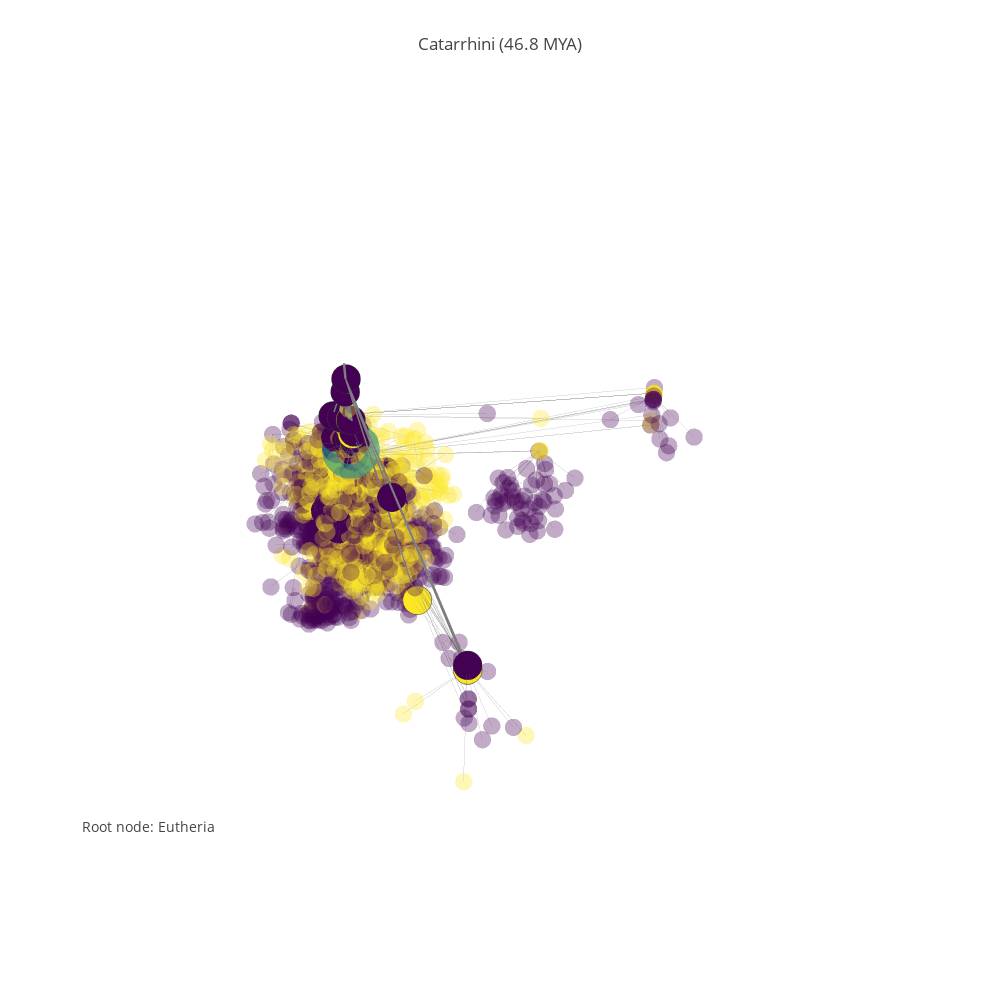

Here is the notebook cell this chart was saved with:
### Code cell
#pgp.plot_data
#pgp.render_plot()
#pgp.render_plot(publish=True, filename="Mammals")
pgp.refocus(focus_node)

### Figure 1 — Plotly figure (JSON) as saved in the notebook; plotly's stock layout.template omitted (floating-point values rounded to 4 significant figures; data arrays with more than 128 entries replaced by an {"elided": "..."} marker saying what was removed)
{"data": [{"hoverinfo": "none", "line": {"color": "rgb(125,125,125)", "width": 5}, "mode": "lines", "type": "scatter3d", "uid": "a720ea10-d492-11e8-9552-f45c89a09993", "x": [0.2487, 0.2487, null], "y": [-0.4738, -0.4738, null], "z": [5.338, 0.8307, null]}, {"mode": "text", "text": ["1 MYA", "5 MYA", "20 MYA", "50 MYA", "150 MYA"], "type": "scatter3d", "uid": "a72261a6-d492-11e8-aa6d-f45c89a09993", "x": [0.2487, 0.2487, 0.2487], "y": [-0.4738, -0.4738, -0.4738], "z": [0.6931, 1.792, 3.045, 3.932, 5.017]}, {"hoverinfo": "none", "line": {"color": "rgb(125,125,125)", "width": 1}, "mode": "lines", "opacity": 0.33, "type": "scatter3d", "uid": "a7226522-d492-11e8-9764-f45c89a09993", "x": {"elided": "4764 float values"}, "y": {"elided": "4764 float values"}, "z": {"elided": "4764 float values"}}, {"hoverinfo": "text", "marker": {"color": {"elided": "1588 int values"}, "colorscale": "Viridis", "opacity": 0.33, "size": 6, "symbol": "circle"}, "mode": "markers", "name": "actors", "text": {"elided": "1588 str values"}, "textfont": {"color": "#ff7f0e", "family": "sans serif", "size": 18}, "type": "scatter3d", "uid": "a7226b7e-d492-11e8-83b2-f45c89a09993", "x": {"elided": "1588 float values"}, "y": {"elided": "1588 float values"}, "z": {"elided": "1588 float values"}}, {"hoverinfo": "none", "line": {"color": "rgb(125,125,125)", "width": 3}, "mode": "lines", "opacity": 1, "type": "scatter3d", "uid": "a7226e00-d492-11e8-ac93-f45c89a09993", "x": {"elided": "225 float values"}, "y": {"elided": "225 float values"}, "z": {"elided": "225 float values"}}, {"hoverinfo": "text", "marker": {"color": [0, 0, 0, 0, 0, 0, 0, 0, 0, 0, 0, 0, 0, 0, 0, 0, 0, 0, 0, 0, 0, 0, 0, 0, 0, 0, 0, 0, 0, 0, 0, 0, 2, 2, 0, 0, 2, 2, 2, 2, 0, 0, 0, 0, 0, 0, 0, 0, 0, 0, 0, 0, 0, 0, 0, 0, 0, 0, 0, 0, 0, 0, 0, 2, 0, 2, 0, 0, 0, 0, 0, 0, 2, 2, 0, 0, 2], "colorscale": "Viridis", "line": {"color": "rgb(50,50,50)", "width": 0.5}, "size": 10, "symbol": "circle"}, "mode": "markers", "name": "actors", "text": ["<a href=\"https://en.wikipedia.org/wiki/Eutheria\">Eutheria -- 15997 (161.0 MYA)</a>", "<a href=\"https://en.wikipedia.org/wiki/Edentata\">Edentata -- 15953 (59.0 MYA)</a>", "<a href=\"https://en.wikipedia.org/wiki/Pholidota\">Pholidota -- 15954 (66.0 MYA)</a>", "<a href=\"https://en.wikipedia.org/wiki/Glires\">Glires -- 15957 (66.0 MYA)</a>", "<a href=\"https://en.wikipedia.org/wiki/Lagomorpha\">Lagomorpha -- 15958 (55.0 MYA)</a>", "<a href=\"https://en.wikipedia.org/wiki/Rodentia\">Rodentia -- 15959 (55.0 MYA)</a>", "<a href=\"https://en.wikipedia.org/wiki/Macroscelididae\">Macroscelididae -- 15960 (80.5 MYA)</a>", "<a href=\"https://en.wikipedia.org/wiki/Primates\">Primates -- 15963 (55.0 MYA)</a>", "<a href=\"https://en.wikipedia.org/wiki/Catarrhini\">Catarrhini -- 16293 (46.8 MYA)</a>", "<a href=\"https://en.wikipedia.org/wiki/Cercopithecidae\">Cercopithecidae -- 16297 (35.0 MYA)</a>", "<a href=\"https://en.wikipedia.org/wiki/Macaca\">Macaca -- 16383 (17.5 MYA)</a>", "<a href=\"https://en.wikipedia.org/wiki/Cercocebus\">Cercocebus -- 16386 (17.5 MYA)</a>", "<a href=\"https://en.wikipedia.org/wiki/Mandrillus\">Mandrillus -- 16387 (17.5 MYA)</a>", "<a href=\"https://en.wikipedia.org/wiki/Papio\">Papio -- 16389 (17.5 MYA)</a>", "<a href=\"https://en.wikipedia.org/wiki/Theropithecus\">Theropithecus -- 16390 (17.5 MYA)</a>", "<a href=\"https://en.wikipedia.org/wiki/Cercopithecus\">Cercopithecus -- 16394 (17.5 MYA)</a>", "<a href=\"https://en.wikipedia.org/wiki/Erythrocebus\">Erythrocebus -- 16395 (17.5 MYA)</a>", "<a href=\"https://en.wikipedia.org/wiki/Miopithecus\">Miopithecus -- 16396 (17.5 MYA)</a>", "<a href=\"https://en.wikipedia.org/wiki/Allenopithecus\">Allenopithecus -- 16397 (17.5 MYA)</a>", "<a href=\"https://en.wikipedia.org/wiki/Collobus\">Collobus -- 16400 (17.5 MYA)</a>", "<a href=\"https://en.wikipedia.org/wiki/Procolobus\">Procolobus -- 16401 (17.5 MYA)</a>", "<a href=\"https://en.wikipedia.org/wiki/Pygathrix\">Pygathrix -- 16403 (17.5 MYA)</a>", "<a href=\"https://en.wikipedia.org/wiki/Simias\">Simias -- 16406 (17.5 MYA)</a>", "<a href=\"https://en.wikipedia.org/wiki/Nasalis\">Nasalis -- 16407 (17.5 MYA)</a>", "<a href=\"https://en.wikipedia.org/wiki/Presbytis\">Presbytis -- 16408 (17.5 MYA)</a>", "<a href=\"https://en.wikipedia.org/wiki/Hominidae\">Hominidae -- 16299 (23.4 MYA)</a>", "<a href=\"https://en.wikipedia.org/wiki/Pongo\">Pongo -- 16410 (11.7 MYA)</a>", "<a href=\"https://en.wikipedia.org/wiki/Pongo abelii\">Pongo abelii -- 65353 (5.8 MYA)</a>", "<a href=\"https://en.wikipedia.org/wiki/Pongo pygmaeus\">Pongo pygmaeus -- 65354 (5.8 MYA)</a>", "<a href=\"https://en.wikipedia.org/wiki/Pan\">Pan -- 16413 (11.7 MYA)</a>", "<a href=\"https://en.wikipedia.org/wiki/Pan paniscus\">Pan paniscus -- 26564 (5.8 MYA)</a>", "<a href=\"https://en.wikipedia.org/wiki/Pan troglodytes\">Pan troglodytes -- 26565 (5.8 MYA)</a>", "<a href=\"https://en.wikipedia.org/wiki/Ardipithecus\">Ardipithecus -- 16415 (6.0 MYA)</a>", "<a href=\"https://en.wikipedia.org/wiki/Australopithecus\">Australopithecus -- 16417 (11.7 MYA)</a>", "<a href=\"https://en.wikipedia.org/wiki/Homo\">Homo -- 16418 (11.7 MYA)</a>", "<a href=\"https://en.wikipedia.org/wiki/Homo sapiens\">Homo sapiens -- 16421 (5.8 MYA)</a>", "<a href=\"https://en.wikipedia.org/wiki/Homo erectus\">Homo erectus -- 16422 (5.8 MYA)</a>", "<a href=\"https://en.wikipedia.org/wiki/Homo ergaster\">Homo ergaster -- 16423 (5.8 MYA)</a>", "<a href=\"https://en.wikipedia.org/wiki/Homo rudolfensis\">Homo rudolfensis -- 16424 (5.8 MYA)</a>", "<a href=\"https://en.wikipedia.org/wiki/Homo habilis\">Homo habilis -- 16425 (5.8 MYA)</a>", "<a href=\"https://en.wikipedia.org/wiki/Gorilla\">Gorilla -- 16419 (11.7 MYA)</a>", "<a href=\"https://en.wikipedia.org/wiki/Gorilla beringei\">Gorilla beringei -- 65355 (5.8 MYA)</a>", "<a href=\"https://en.wikipedia.org/wiki/Gorilla gorilla\">Gorilla gorilla -- 65356 (5.8 MYA)</a>", "<a href=\"https://en.wikipedia.org/wiki/Hylobatidae\">Hylobatidae -- 16300 (23.4 MYA)</a>", "<a href=\"https://en.wikipedia.org/wiki/Hylobates\">Hylobates -- 16429 (11.7 MYA)</a>", "<a href=\"https://en.wikipedia.org/wiki/Hylobates agilis\">Hylobates agilis -- 16433 (11.7 MYA)</a>", "<a href=\"https://en.wikipedia.org/wiki/Hylobates lar\">Hylobates lar -- 16434 (11.7 MYA)</a>", "<a href=\"https://en.wikipedia.org/wiki/Hylobates muelleri\">Hylobates muelleri -- 16435 (11.7 MYA)</a>", "<a href=\"https://en.wikipedia.org/wiki/Hylobates moloch\">Hylobates moloch -- 16436 (11.7 MYA)</a>", "<a href=\"https://en.wikipedia.org/wiki/Hylobates pileatus\">Hylobates pileatus -- 16437 (11.7 MYA)</a>", "<a href=\"https://en.wikipedia.org/wiki/Hylobates klossii\">Hylobates klossii -- 16438 (11.7 MYA)</a>", "<a href=\"https://en.wikipedia.org/wiki/Bunopithecus hoolock\">Bunopithecus hoolock -- 16439 (11.7 MYA)</a>", "<a href=\"https://en.wikipedia.org/wiki/Symphalangus syndactylus\">Symphalangus syndactylus -- 16440 (11.7 MYA)</a>", "<a href=\"https://en.wikipedia.org/wiki/Nomascus\">Nomascus -- 112088 (11.7 MYA)</a>", "<a href=\"https://en.wikipedia.org/wiki/Nomascus gabriellae\">Nomascus gabriellae -- 112090 (11.7 MYA)</a>", "<a href=\"https://en.wikipedia.org/wiki/Nomascus hainanus\">Nomascus hainanus -- 112091 (11.7 MYA)</a>", "<a href=\"https://en.wikipedia.org/wiki/Nomascus leucogenys\">Nomascus leucogenys -- 112092 (11.7 MYA)</a>", "<a href=\"https://en.wikipedia.org/wiki/Nomascus siki\">Nomascus siki -- 112093 (11.7 MYA)</a>", "<a href=\"https://en.wikipedia.org/wiki/Nomascus concolor\">Nomascus concolor -- 16441 (11.7 MYA)</a>", "<a href=\"https://en.wikipedia.org/wiki/Scandentia\">Scandentia -- 15964 (45.0 MYA)</a>", "<a href=\"https://en.wikipedia.org/wiki/Chiroptera\">Chiroptera -- 15966 (55.0 MYA)</a>", "<a href=\"https://en.wikipedia.org/wiki/Dermoptera\">Dermoptera -- 15967 (80.5 MYA)</a>", "<a href=\"https://en.wikipedia.org/wiki/Insectivora\">Insectivora -- 15968 (80.5 MYA)</a>", "<a href=\"https://en.wikipedia.org/wiki/Creodonta\">Creodonta -- 15970 (63.0 MYA)</a>", "<a href=\"https://en.wikipedia.org/wiki/Carnivora\">Carnivora -- 15971 (42.0 MYA)</a>", "<a href=\"https://en.wikipedia.org/wiki/Condylarthra\">Condylarthra -- 15973 (80.5 MYA)</a>", "<a href=\"https://en.wikipedia.org/wiki/Artiodactyla\">Artiodactyla -- 15976 (129.0 MYA)</a>", "<a href=\"https://en.wikipedia.org/wiki/Cetacea\">Cetacea -- 15977 (53.0 MYA)</a>", "<a href=\"https://en.wikipedia.org/wiki/Tubulidentata\">Tubulidentata -- 15978 (80.5 MYA)</a>", "<a href=\"https://en.wikipedia.org/wiki/Perissodactyla\">Perissodactyla -- 15980 (56.0 MYA)</a>", "<a href=\"https://en.wikipedia.org/wiki/Hyracoidea\">Hyracoidea -- 15982 (55.0 MYA)</a>", "<a href=\"https://en.wikipedia.org/wiki/Sirenia\">Sirenia -- 15984 (80.5 MYA)</a>", "<a href=\"https://en.wikipedia.org/wiki/Desmostylia\">Desmostylia -- 15985 (30.0 MYA)</a>", "<a href=\"https://en.wikipedia.org/wiki/Embrythopoda\">Embrythopoda -- 15986 (56.0 MYA)</a>", "<a href=\"https://en.wikipedia.org/wiki/Proboscidea\">Proboscidea -- 15987 (60.0 MYA)</a>"], "type": "scatter3d", "uid": "a72271f0-d492-11e8-bc63-f45c89a09993", "x": [0.2487, 0.2315, 0.2315, 0.2294, 0.2294, 0.2818, 0.2995, 0.3524, 0.2668, 0.1067, 0.6658, 0.5482, 0.05177, 0.6801, 0.2895, 0.1979, -0.1475, 0.8191, 0.1013, -0.4069, -0.2363, -0.6079, 0.7729, 0.4442, 0.1249, -0.04901, 0.2519, 0.065, 0.1312, -0.1617, -0.08561, 0.08336, -0.3776, 0.4084, -0.3431, -0.2113, -0.5047, -0.08937, -0.5064, -0.4171, 0.1802, 0.3187, 0.09146, 0.0361, 0.5413, 0.541, 0.5594, 0.5005, 0.1282, 0.09954, -0.4583, -0.5574, 0.2837, 0.1967, 0.4634, 0.5063, -0.3833, 0.6315, -0.1629, 0.3524, 0.3524, 0.3524, 0.3524, 0.2432, 0.2506, 0.2478, 0.2627, 0.2559, 0.2431, 0.2624, 0.2624, 1.122, 1.551, 2.387, 2.387], "y": [-0.4738, -0.4328, -0.4328, -0.4279, -0.4279, -0.5667, -0.6132, -0.7536, -0.519, -0.8747, -0.5901, -1.398, -0.1536, -1.092, -1.195, -0.9848, -0.4142, -0.2986, -0.2823, -1.021, -1.077, -0.8261, -0.6302, -0.6564, -0.5964, -1.168, -1.593, -1.581, -1.953, -1.134, -0.9799, -1.477, -1.396, -0.9751, -1.374, -1.076, -1.426, -1.432, -1.25, -1.108, -1.57, -1.561, -1.368, -0.9056, -1.399, -1.243, -0.7452, -0.874, -0.9074, -1.204, -0.8529, -0.6902, -0.4919, -0.572, -1.062, -0.772, -0.3973, -0.5441, -0.281, -0.7536, -0.7536, -0.7536, -0.7536, -0.461, -0.4787, -0.4719, -0.5074, -0.4931, -0.4608, -0.5074, -0.5074, 1.541, 2.475, 4.332, 4.332], "z": [5.088, 4.094, 4.205, 4.205, 4.025, 4.025, 4.401, 4.025, 3.867, 3.584, 2.918, 2.918, 2.918, 2.918, 2.918, 2.918, 2.918, 2.918, 2.918, 2.918, 2.918, 2.918, 2.918, 2.918, 2.918, 3.195, 2.542, 1.917, 1.917, 2.542, 1.917, 1.917, 1.946, 2.542, 2.542, 1.917, 1.917, 1.917, 1.917, 1.917, 2.542, 1.917, 1.917, 3.195, 2.542, 2.542, 2.542, 2.542, 2.542, 2.542, 2.542, 2.542, 2.542, 2.542, 2.542, 2.542, 2.542, 2.542, 2.542, 3.829, 4.025, 4.401, 4.401, 4.159, 3.761, 4.401, 4.868, 3.989, 4.401, 4.043, 4.025, 4.401, 3.434, 4.043, 4.111]}, {"hoverinfo": "text", "marker": {"color": [1], "colorscale": "Viridis", "opacity": 0.6, "size": 20, "symbol": "circle"}, "mode": "markers", "name": "actors", "text": ["<a href=\"https://en.wikipedia.org/wiki/Eutheria\">Eutheria -- 15997 (161.0 MYA)</a>", "<a href=\"https://en.wikipedia.org/wiki/Edentata\">Edentata -- 15953 (59.0 MYA)</a>", "<a href=\"https://en.wikipedia.org/wiki/Pholidota\">Pholidota -- 15954 (66.0 MYA)</a>", "<a href=\"https://en.wikipedia.org/wiki/Glires\">Glires -- 15957 (66.0 MYA)</a>", "<a href=\"https://en.wikipedia.org/wiki/Lagomorpha\">Lagomorpha -- 15958 (55.0 MYA)</a>", "<a href=\"https://en.wikipedia.org/wiki/Rodentia\">Rodentia -- 15959 (55.0 MYA)</a>", "<a href=\"https://en.wikipedia.org/wiki/Macroscelididae\">Macroscelididae -- 15960 (80.5 MYA)</a>", "<a href=\"https://en.wikipedia.org/wiki/Primates\">Primates -- 15963 (55.0 MYA)</a>", "<a href=\"https://en.wikipedia.org/wiki/Catarrhini\">Catarrhini -- 16293 (46.8 MYA)</a>", "<a href=\"https://en.wikipedia.org/wiki/Cercopithecidae\">Cercopithecidae -- 16297 (35.0 MYA)</a>", "<a href=\"https://en.wikipedia.org/wiki/Macaca\">Macaca -- 16383 (17.5 MYA)</a>", "<a href=\"https://en.wikipedia.org/wiki/Cercocebus\">Cercocebus -- 16386 (17.5 MYA)</a>", "<a href=\"https://en.wikipedia.org/wiki/Mandrillus\">Mandrillus -- 16387 (17.5 MYA)</a>", "<a href=\"https://en.wikipedia.org/wiki/Papio\">Papio -- 16389 (17.5 MYA)</a>", "<a href=\"https://en.wikipedia.org/wiki/Theropithecus\">Theropithecus -- 16390 (17.5 MYA)</a>", "<a href=\"https://en.wikipedia.org/wiki/Cercopithecus\">Cercopithecus -- 16394 (17.5 MYA)</a>", "<a href=\"https://en.wikipedia.org/wiki/Erythrocebus\">Erythrocebus -- 16395 (17.5 MYA)</a>", "<a href=\"https://en.wikipedia.org/wiki/Miopithecus\">Miopithecus -- 16396 (17.5 MYA)</a>", "<a href=\"https://en.wikipedia.org/wiki/Allenopithecus\">Allenopithecus -- 16397 (17.5 MYA)</a>", "<a href=\"https://en.wikipedia.org/wiki/Collobus\">Collobus -- 16400 (17.5 MYA)</a>", "<a href=\"https://en.wikipedia.org/wiki/Procolobus\">Procolobus -- 16401 (17.5 MYA)</a>", "<a href=\"https://en.wikipedia.org/wiki/Pygathrix\">Pygathrix -- 16403 (17.5 MYA)</a>", "<a href=\"https://en.wikipedia.org/wiki/Simias\">Simias -- 16406 (17.5 MYA)</a>", "<a href=\"https://en.wikipedia.org/wiki/Nasalis\">Nasalis -- 16407 (17.5 MYA)</a>", "<a href=\"https://en.wikipedia.org/wiki/Presbytis\">Presbytis -- 16408 (17.5 MYA)</a>", "<a href=\"https://en.wikipedia.org/wiki/Hominidae\">Hominidae -- 16299 (23.4 MYA)</a>", "<a href=\"https://en.wikipedia.org/wiki/Pongo\">Pongo -- 16410 (11.7 MYA)</a>", "<a href=\"https://en.wikipedia.org/wiki/Pongo abelii\">Pongo abelii -- 65353 (5.8 MYA)</a>", "<a href=\"https://en.wikipedia.org/wiki/Pongo pygmaeus\">Pongo pygmaeus -- 65354 (5.8 MYA)</a>", "<a href=\"https://en.wikipedia.org/wiki/Pan\">Pan -- 16413 (11.7 MYA)</a>", "<a href=\"https://en.wikipedia.org/wiki/Pan paniscus\">Pan paniscus -- 26564 (5.8 MYA)</a>", "<a href=\"https://en.wikipedia.org/wiki/Pan troglodytes\">Pan troglodytes -- 26565 (5.8 MYA)</a>", "<a href=\"https://en.wikipedia.org/wiki/Ardipithecus\">Ardipithecus -- 16415 (6.0 MYA)</a>", "<a href=\"https://en.wikipedia.org/wiki/Australopithecus\">Australopithecus -- 16417 (11.7 MYA)</a>", "<a href=\"https://en.wikipedia.org/wiki/Homo\">Homo -- 16418 (11.7 MYA)</a>", "<a href=\"https://en.wikipedia.org/wiki/Homo sapiens\">Homo sapiens -- 16421 (5.8 MYA)</a>", "<a href=\"https://en.wikipedia.org/wiki/Homo erectus\">Homo erectus -- 16422 (5.8 MYA)</a>", "<a href=\"https://en.wikipedia.org/wiki/Homo ergaster\">Homo ergaster -- 16423 (5.8 MYA)</a>", "<a href=\"https://en.wikipedia.org/wiki/Homo rudolfensis\">Homo rudolfensis -- 16424 (5.8 MYA)</a>", "<a href=\"https://en.wikipedia.org/wiki/Homo habilis\">Homo habilis -- 16425 (5.8 MYA)</a>", "<a href=\"https://en.wikipedia.org/wiki/Gorilla\">Gorilla -- 16419 (11.7 MYA)</a>", "<a href=\"https://en.wikipedia.org/wiki/Gorilla beringei\">Gorilla beringei -- 65355 (5.8 MYA)</a>", "<a href=\"https://en.wikipedia.org/wiki/Gorilla gorilla\">Gorilla gorilla -- 65356 (5.8 MYA)</a>", "<a href=\"https://en.wikipedia.org/wiki/Hylobatidae\">Hylobatidae -- 16300 (23.4 MYA)</a>", "<a href=\"https://en.wikipedia.org/wiki/Hylobates\">Hylobates -- 16429 (11.7 MYA)</a>", "<a href=\"https://en.wikipedia.org/wiki/Hylobates agilis\">Hylobates agilis -- 16433 (11.7 MYA)</a>", "<a href=\"https://en.wikipedia.org/wiki/Hylobates lar\">Hylobates lar -- 16434 (11.7 MYA)</a>", "<a href=\"https://en.wikipedia.org/wiki/Hylobates muelleri\">Hylobates muelleri -- 16435 (11.7 MYA)</a>", "<a href=\"https://en.wikipedia.org/wiki/Hylobates moloch\">Hylobates moloch -- 16436 (11.7 MYA)</a>", "<a href=\"https://en.wikipedia.org/wiki/Hylobates pileatus\">Hylobates pileatus -- 16437 (11.7 MYA)</a>", "<a href=\"https://en.wikipedia.org/wiki/Hylobates klossii\">Hylobates klossii -- 16438 (11.7 MYA)</a>", "<a href=\"https://en.wikipedia.org/wiki/Bunopithecus hoolock\">Bunopithecus hoolock -- 16439 (11.7 MYA)</a>", "<a href=\"https://en.wikipedia.org/wiki/Symphalangus syndactylus\">Symphalangus syndactylus -- 16440 (11.7 MYA)</a>", "<a href=\"https://en.wikipedia.org/wiki/Nomascus\">Nomascus -- 112088 (11.7 MYA)</a>", "<a href=\"https://en.wikipedia.org/wiki/Nomascus gabriellae\">Nomascus gabriellae -- 112090 (11.7 MYA)</a>", "<a href=\"https://en.wikipedia.org/wiki/Nomascus hainanus\">Nomascus hainanus -- 112091 (11.7 MYA)</a>", "<a href=\"https://en.wikipedia.org/wiki/Nomascus leucogenys\">Nomascus leucogenys -- 112092 (11.7 MYA)</a>", "<a href=\"https://en.wikipedia.org/wiki/Nomascus siki\">Nomascus siki -- 112093 (11.7 MYA)</a>", "<a href=\"https://en.wikipedia.org/wiki/Nomascus concolor\">Nomascus concolor -- 16441 (11.7 MYA)</a>", "<a href=\"https://en.wikipedia.org/wiki/Scandentia\">Scandentia -- 15964 (45.0 MYA)</a>", "<a href=\"https://en.wikipedia.org/wiki/Chiroptera\">Chiroptera -- 15966 (55.0 MYA)</a>", "<a href=\"https://en.wikipedia.org/wiki/Dermoptera\">Dermoptera -- 15967 (80.5 MYA)</a>", "<a href=\"https://en.wikipedia.org/wiki/Insectivora\">Insectivora -- 15968 (80.5 MYA)</a>", "<a href=\"https://en.wikipedia.org/wiki/Creodonta\">Creodonta -- 15970 (63.0 MYA)</a>", "<a href=\"https://en.wikipedia.org/wiki/Carnivora\">Carnivora -- 15971 (42.0 MYA)</a>", "<a href=\"https://en.wikipedia.org/wiki/Condylarthra\">Condylarthra -- 15973 (80.5 MYA)</a>", "<a href=\"https://en.wikipedia.org/wiki/Artiodactyla\">Artiodactyla -- 15976 (129.0 MYA)</a>", "<a href=\"https://en.wikipedia.org/wiki/Cetacea\">Cetacea -- 15977 (53.0 MYA)</a>", "<a href=\"https://en.wikipedia.org/wiki/Tubulidentata\">Tubulidentata -- 15978 (80.5 MYA)</a>", "<a href=\"https://en.wikipedia.org/wiki/Perissodactyla\">Perissodactyla -- 15980 (56.0 MYA)</a>", "<a href=\"https://en.wikipedia.org/wiki/Hyracoidea\">Hyracoidea -- 15982 (55.0 MYA)</a>", "<a href=\"https://en.wikipedia.org/wiki/Sirenia\">Sirenia -- 15984 (80.5 MYA)</a>", "<a href=\"https://en.wikipedia.org/wiki/Desmostylia\">Desmostylia -- 15985 (30.0 MYA)</a>", "<a href=\"https://en.wikipedia.org/wiki/Embrythopoda\">Embrythopoda -- 15986 (56.0 MYA)</a>", "<a href=\"https://en.wikipedia.org/wiki/Proboscidea\">Proboscidea -- 15987 (60.0 MYA)</a>"], "type": "scatter3d", "uid": "a72274d4-d492-11e8-8ad3-f45c89a09993", "x": [0.2668], "y": [-0.519], "z": [3.867]}], "layout": {"annotations": [{"font": {"size": 14}, "showarrow": false, "text": "Root node: Eutheria", "x": 0, "xanchor": "left", "xref": "paper", "y": 0.1, "yanchor": "bottom", "yref": "paper"}], "height": 1000, "hovermode": "closest", "margin": {"t": 100}, "scene": {"xaxis": {"showbackground": false, "showgrid": false, "showline": false, "showticklabels": false, "title": "", "zeroline": false}, "yaxis": {"showbackground": false, "showgrid": false, "showline": false, "showticklabels": false, "title": "", "zeroline": false}, "zaxis": {"showbackground": false, "showgrid": false, "showline": false, "showticklabels": false, "title": "", "zeroline": false}}, "showlegend": false, "title": "<a href=\"https://en.wikipedia.org/wiki/Catarrhini\">Catarrhini</a> (46.8 MYA)", "width": 1000}}
